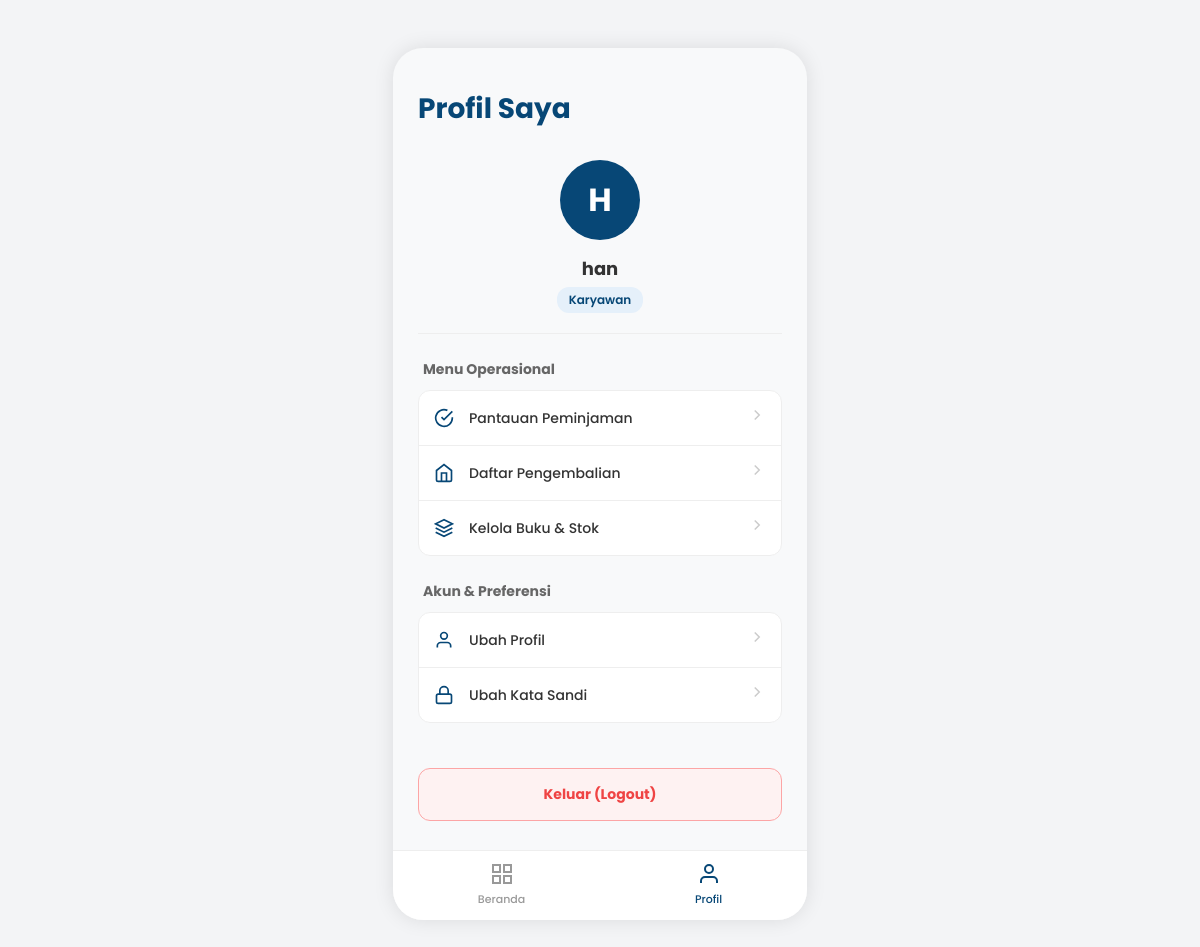
Page /profil.php (signed in) on the committed database.
### tables this page shows
CREATE TABLE `users` (
  `id_user` int(12) NOT NULL,
  `email` varchar(64) NOT NULL,
  `username` varchar(80) NOT NULL,
  `password` varchar(255) NOT NULL,
  `nama` varchar(64) DEFAULT NULL,
  `role` varchar(50) DEFAULT 'pelanggan',
  `foto_profil` varchar(255) DEFAULT NULL,
  `social_id` varchar(255) DEFAULT NULL,
  `social_provider` varchar(50) DEFAULT NULL
);

### profil.php (the view, shortened to what this page needs)
<?php
$id_user = $_SESSION['user_id'];
require '../koneksi/koneksi.php';
$query = mysqli_query($koneksi, "SELECT * FROM users WHERE id_user = $id_user");
$user_data = mysqli_fetch_assoc($query);
$username = $user_data['username'];
$role = $user_data['role'];
$avatar_initial = strtoupper(substr($username, 0, 1));
$has_foto = !empty($user_data['foto_profil']);
$foto_url = $has_foto ? '../' . $user_data['foto_profil'] : '';
?>
<!DOCTYPE html>
<html lang="id">
<head>
    <link rel="stylesheet" href="../assets/css/style.css">
</head>
<body>
    <div class="mobile-container pb-70" style="background-color: #f8f9fa;">
<div class="content top-spacing">
            <h1 class="title mb-4" style="text-align: left;">Profil Saya</h1>
            <div class="profile-header">
                <?php if($has_foto): ?>
                    <img src="<?= htmlspecialchars($foto_url) ?>" alt="Profile" class="profile-avatar" style="object-fit:cover; border:none; padding:0; display:block;">
                <?php else: ?>
                    <div class="profile-avatar"><?= $avatar_initial ?></div>
                <?php endif; ?>
                <div class="profile-name"><?= htmlspecialchars($username) ?></div>
                <div class="profile-role"><?= htmlspecialchars($role) ?></div>
            </div>
            <?php if($role === 'pelanggan'): ?>
            <div class="menu-section">
                <div class="section-title">Aktivitas Buku</div>
                <div class="menu-list">
                    <a href="buku_dipinjam.php" class="menu-item">
                        <div class="menu-icon">
                            <svg width="20" height="20" viewBox="0 0 24 24" fill="none" stroke="currentColor" stroke-width="2"><path d="M4 19.5A2.5 2.5 0 0 1 6.5 17H20"></path><path d="M6.5 2H20v20H6.5A2.5 2.5 0 0 1 4 19.5v-15A2.5 2.5 0 0 1 6.5 2z"></path></svg>
                        </div>
                        Buku Sedang Dipinjam
                        <div class="menu-arrow"><svg width="18" height="18" viewBox="0 0 24 24" fill="none" stroke="currentColor" stroke-width="2"><path d="M9 18l6-6-6-6"/></svg></div>
                    </a>
                    <a href="riwayat_peminjaman.php" class="menu-item">
                        <div class="menu-icon">
                            <svg width="20" height="20" viewBox="0 0 24 24" fill="none" stroke="currentColor" stroke-width="2"><circle cx="12" cy="12" r="10"></circle><polyline points="12 6 12 12 16 14"></polyline></svg>
                        </div>
                        Riwayat Peminjaman
                        <div class="menu-arrow"><svg width="18" height="18" viewBox="0 0 24 24" fill="none" stroke="currentColor" stroke-width="2"><path d="M9 18l6-6-6-6"/></svg></div>
                    </a>
                </div>
            </div>
            <?php elseif($role === 'karyawan'): ?>
            <div class="menu-section">
                <div class="section-title">Menu Operasional</div>
                <div class="menu-list">
                    <a href="pantauan_peminjaman.php" class="menu-item">
                        <div class="menu-icon">
                            <svg width="20" height="20" viewBox="0 0 24 24" fill="none" stroke="currentColor" stroke-width="2"><path d="M22 11.08V12a10 10 0 1 1-5.93-9.14"></path><polyline points="22 4 12 14.01 9 11.01"></polyline></svg>
                        </div>
                        Pantauan Peminjaman
                        <div class="menu-arrow"><svg width="18" height="18" viewBox="0 0 24 24" fill="none" stroke="currentColor" stroke-width="2"><path d="M9 18l6-6-6-6"/></svg></div>
                    </a>
                    <a href="daftar_pengembalian.php" class="menu-item">
                        <div class="menu-icon">
                            <svg width="20" height="20" viewBox="0 0 24 24" fill="none" stroke="currentColor" stroke-width="2"><path d="M3 9l9-7 9 7v11a2 2 0 0 1-2 2H5a2 2 0 0 1-2-2z"></path><polyline points="9 22 9 12 15 12 15 22"></polyline></svg>
                        </div>
                        Daftar Pengembalian
                        <div class="menu-arrow"><svg width="18" height="18" viewBox="0 0 24 24" fill="none" stroke="currentColor" stroke-width="2"><path d="M9 18l6-6-6-6"/></svg></div>
                    </a>
                    <a href="kelola_buku.php" class="menu-item">
                        <div class="menu-icon">
                            <svg width="20" height="20" viewBox="0 0 24 24" fill="none" stroke="currentColor" stroke-width="2"><polygon points="12 2 2 7 12 12 22 7 12 2"></polygon><polyline points="2 17 12 22 22 17"></polyline><polyline points="2 12 12 17 22 12"></polyline></svg>
                        </div>
                        Kelola Buku & Stok
                        <div class="menu-arrow"><svg width="18" height="18" viewBox="0 0 24 24" fill="none" stroke="currentColor" stroke-width="2"><path d="M9 18l6-6-6-6"/></svg></div>
                    </a>
                </div>
            </div>
            <?php endif; ?>
            <div class="menu-section">
                <div class="section-title">Akun & Preferensi</div>
                <div class="menu-list">
                    <a href="ubah_profil.php" class="menu-item">
                        <div class="menu-icon">
                            <svg width="20" height="20" viewBox="0 0 24 24" fill="none" stroke="currentColor" stroke-width="2"><path d="M20 21v-2a4 4 0 0 0-4-4H8a4 4 0 0 0-4 4v2"></path><circle cx="12" cy="7" r="4"></circle></svg>
                        </div>
                        Ubah Profil
                        <div class="menu-arrow"><svg width="18" height="18" viewBox="0 0 24 24" fill="none" stroke="currentColor" stroke-width="2"><path d="M9 18l6-6-6-6"/></svg></div>
                    </a>
                    <a href="ubah_password.php" class="menu-item">
                        <div class="menu-icon">
                            <svg width="20" height="20" viewBox="0 0 24 24" fill="none" stroke="currentColor" stroke-width="2"><rect x="3" y="11" width="18" height="11" rx="2" ry="2"></rect><path d="M7 11V7a5 5 0 0 1 10 0v4"></path></svg>
                        </div>
                        Ubah Kata Sandi
                        <div class="menu-arrow"><svg width="18" height="18" viewBox="0 0 24 24" fill="none" stroke="currentColor" stroke-width="2"><path d="M9 18l6-6-6-6"/></svg></div>
                    </a>
                </div>
            </div>
            <a href="logout.php" class="btn btn-logout" style="width: 100%; text-align: center; font-weight: bold; padding: 15px; border-radius: 12px; display: block; text-decoration: none;">Keluar (Logout)</a>
        </div>
        <div class="bottom-nav">
            <a href="../index.php" class="nav-item">
                <svg width="24" height="24" viewBox="0 0 24 24" fill="none" stroke="currentColor" stroke-width="2"><rect x="3" y="3" width="7" height="7"></rect><rect x="14" y="3" width="7" height="7"></rect><rect x="14" y="14" width="7" height="7"></rect><rect x="3" y="14" width="7" height="7"></rect></svg>
                <span>Beranda</span>
            </a>
            <a href="profil.php" class="nav-item active">
                <svg width="24" height="24" viewBox="0 0 24 24" fill="none" stroke="currentColor" stroke-width="2"><path d="M20 21v-2a4 4 0 0 0-4-4H8a4 4 0 0 0-4 4v2"></path><circle cx="12" cy="7" r="4"></circle></svg>
                <span>Profil</span>
            </a>
        </div>
    </div>
</body>
</html>

### style.css (style rules this page uses)
:root { --primary-color: #074776; --secondary-color: #e5f0fa; --border-color: #a7c5df; --text-color: #333333; --bg-color: #ffffff; --error-color: #fca5a5; }
* { margin: 0; padding: 0; box-sizing: border-box; font-family: 'Poppins', sans-serif; }
body { background-color: #f3f4f6; display: flex; justify-content: center; align-items: center; min-height: 100vh; }
.mobile-container { width: 100%; max-width: 414px; height: 100vh; max-height: 100vh; background-color: var(--bg-color); box-shadow: 0 0 20px rgba(0, 0, 0, 0.1); position: relative; overflow: hidden; display: flex; flex-direction: column; }
@media (min-width: 415px) { .mobile-container { height: 90vh; max-height: 896px; border-radius: 30px; margin: 20px 0; } }
.content { flex: 1; padding: 30px 25px; display: flex; flex-direction: column; overflow-y: auto; }
.content { -ms-overflow-style: none; scrollbar-width: none; }
h1.title { color: var(--primary-color); text-align: center; font-size: 28px; font-weight: 700; margin-bottom: 30px; }
.btn { width: 100%; padding: 14px; border: none; border-radius: 8px; font-size: 14px; font-weight: 600; cursor: pointer; transition: opacity 0.3s; text-align: center; text-decoration: none; display: inline-block; margin-bottom: 15px; }
.mb-4 { margin-bottom: 20px; }
.top-spacing { padding-top: 40px !important; }
.pb-70 { padding-bottom: 70px; }
.bottom-nav { position: absolute; bottom: 0; left: 0; width: 100%; height: 70px; background: white; border-top: 1px solid #eee; display: flex; justify-content: space-around; align-items: center; }
.nav-item { display: flex; flex-direction: column; align-items: center; gap: 5px; color: #999; text-decoration: none; font-size: 11px; font-weight: 500; }
.nav-item.active { color: var(--primary-color); }
.profile-header { display: flex; flex-direction: column; align-items: center; margin-bottom: 25px; padding-bottom: 20px; border-bottom: 1px solid #eee; }
.profile-avatar { width: 80px; height: 80px; border-radius: 50%; background-color: var(--primary-color); color: white; display: flex; justify-content: center; align-items: center; font-size: 32px; font-weight: bold; margin-bottom: 15px; }
.profile-name { font-size: 18px; font-weight: 700; color: var(--text-color); margin-bottom: 5px; }
.profile-role { font-size: 12px; background-color: var(--secondary-color); color: var(--primary-color); padding: 4px 12px; border-radius: 12px; font-weight: 600; text-transform: capitalize; }
.menu-section { margin-bottom: 25px; }
.section-title { font-size: 14px; font-weight: 700; color: #666; margin-bottom: 10px; padding-left: 5px; }
.menu-list { background: white; border-radius: 12px; border: 1px solid #eee; overflow: hidden; }
.menu-item { display: flex; align-items: center; padding: 15px; border-bottom: 1px solid #eee; text-decoration: none; color: var(--text-color); font-size: 14px; font-weight: 500; transition: background-color 0.2s; }
.menu-item:last-child { border-bottom: none; }
.menu-icon { margin-right: 15px; color: var(--primary-color); display: flex; }
.menu-arrow { margin-left: auto; color: #ccc; }
.btn-logout { background-color: #fef2f2; color: #ef4444; border: 1px solid #fca5a5; margin-top: 20px; }

### rows in the picture
users: username "H", username "han", role "Karyawan"
